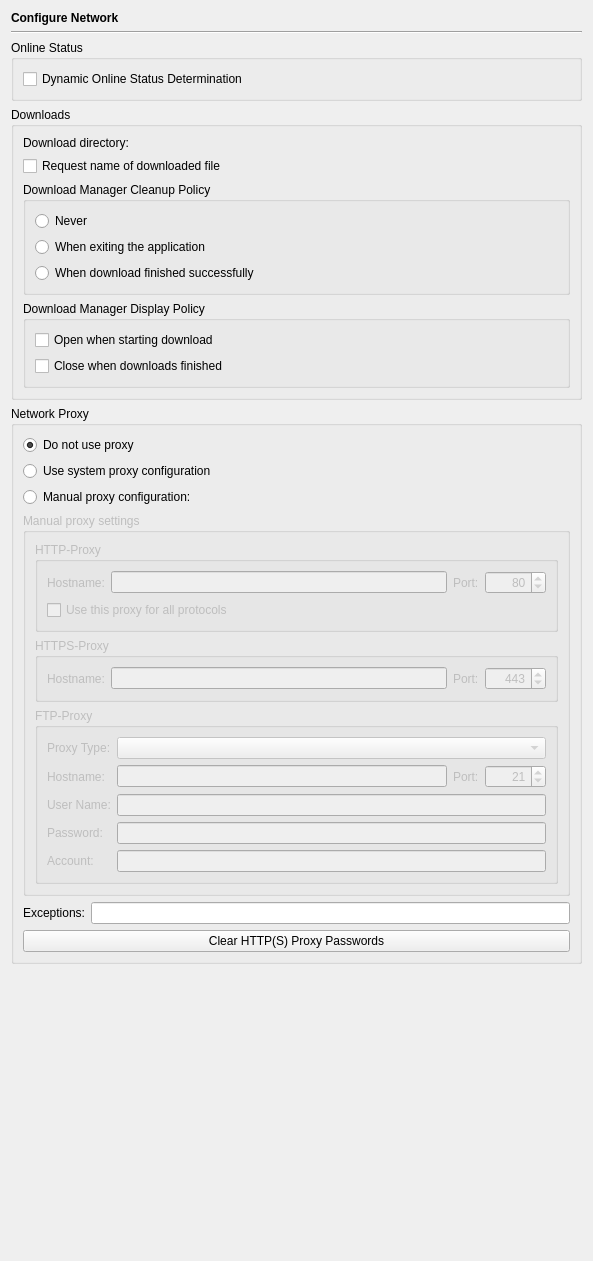
<?xml version="1.0" encoding="UTF-8"?>
<ui version="4.0">
 <class>NetworkPage</class>
 <widget class="QWidget" name="NetworkPage">
  <property name="geometry">
   <rect>
    <x>0</x>
    <y>0</y>
    <width>591</width>
    <height>1261</height>
   </rect>
  </property>
  <layout class="QVBoxLayout" name="verticalLayout_7">
   <item>
    <widget class="QLabel" name="headerLabel">
     <property name="text">
      <string>&lt;b&gt;Configure Network&lt;/b&gt;</string>
     </property>
    </widget>
   </item>
   <item>
    <widget class="Line" name="line9_3">
     <property name="frameShape">
      <enum>QFrame::HLine</enum>
     </property>
     <property name="frameShadow">
      <enum>QFrame::Sunken</enum>
     </property>
     <property name="orientation">
      <enum>Qt::Horizontal</enum>
     </property>
    </widget>
   </item>
   <item>
    <widget class="QGroupBox" name="groupBox_3">
     <property name="title">
      <string>Online Status</string>
     </property>
     <layout class="QVBoxLayout" name="verticalLayout_5">
      <item>
       <widget class="QCheckBox" name="dynamicOnlineCheckBox">
        <property name="toolTip">
         <string>Select to determine the online status dynamically (assume online if unchecked)</string>
        </property>
        <property name="text">
         <string>Dynamic Online Status Determination</string>
        </property>
       </widget>
      </item>
     </layout>
    </widget>
   </item>
   <item>
    <widget class="QGroupBox" name="groupBox_2">
     <property name="title">
      <string>Downloads</string>
     </property>
     <layout class="QVBoxLayout" name="verticalLayout_6">
      <item>
       <layout class="QHBoxLayout" name="horizontalLayout">
        <item>
         <widget class="QLabel" name="label_6">
          <property name="text">
           <string>Download directory:</string>
          </property>
         </widget>
        </item>
        <item>
         <widget class="E5PathPicker" name="downloadDirPicker" native="true">
          <property name="sizePolicy">
           <sizepolicy hsizetype="Expanding" vsizetype="Preferred">
            <horstretch>0</horstretch>
            <verstretch>0</verstretch>
           </sizepolicy>
          </property>
          <property name="focusPolicy">
           <enum>Qt::StrongFocus</enum>
          </property>
          <property name="toolTip">
           <string>Enter the download directory (leave empty to use the default location)</string>
          </property>
         </widget>
        </item>
       </layout>
      </item>
      <item>
       <widget class="QCheckBox" name="requestFilenameCheckBox">
        <property name="toolTip">
         <string>Select to ask the user for a download filename</string>
        </property>
        <property name="text">
         <string>Request name of downloaded file</string>
        </property>
       </widget>
      </item>
      <item>
       <widget class="QGroupBox" name="cleanupGroup">
        <property name="title">
         <string>Download Manager Cleanup Policy</string>
        </property>
        <layout class="QVBoxLayout" name="verticalLayout_2">
         <item>
          <widget class="QRadioButton" name="cleanupNeverButton">
           <property name="toolTip">
            <string>Select to never cleanup automatically</string>
           </property>
           <property name="text">
            <string>Never</string>
           </property>
          </widget>
         </item>
         <item>
          <widget class="QRadioButton" name="cleanupExitButton">
           <property name="toolTip">
            <string>Select to cleanup upon exiting</string>
           </property>
           <property name="text">
            <string>When exiting the application</string>
           </property>
          </widget>
         </item>
         <item>
          <widget class="QRadioButton" name="cleanupSuccessfulButton">
           <property name="toolTip">
            <string>Select to cleanup after a successful download</string>
           </property>
           <property name="text">
            <string>When download finished successfully</string>
           </property>
          </widget>
         </item>
        </layout>
       </widget>
      </item>
      <item>
       <widget class="QGroupBox" name="displayGroup">
        <property name="title">
         <string>Download Manager Display Policy</string>
        </property>
        <layout class="QVBoxLayout" name="verticalLayout_3">
         <item>
          <widget class="QCheckBox" name="openOnStartCheckBox">
           <property name="toolTip">
            <string>Select to open the download manager dialog when starting a download</string>
           </property>
           <property name="text">
            <string>Open when starting download</string>
           </property>
          </widget>
         </item>
         <item>
          <widget class="QCheckBox" name="closeOnFinishedCheckBox">
           <property name="toolTip">
            <string>Select to close the download manager dialog when the last download is finished</string>
           </property>
           <property name="text">
            <string>Close when downloads finished</string>
           </property>
          </widget>
         </item>
        </layout>
       </widget>
      </item>
     </layout>
    </widget>
   </item>
   <item>
    <widget class="QGroupBox" name="proxyGroup">
     <property name="toolTip">
      <string>Select to use a web proxy</string>
     </property>
     <property name="title">
      <string>Network Proxy</string>
     </property>
     <property name="checkable">
      <bool>false</bool>
     </property>
     <property name="checked">
      <bool>false</bool>
     </property>
     <layout class="QVBoxLayout" name="verticalLayout_4">
      <item>
       <widget class="QRadioButton" name="noProxyButton">
        <property name="toolTip">
         <string>Select to not use a network proxy</string>
        </property>
        <property name="text">
         <string>Do not use proxy</string>
        </property>
        <property name="checked">
         <bool>true</bool>
        </property>
       </widget>
      </item>
      <item>
       <widget class="QRadioButton" name="systemProxyButton">
        <property name="toolTip">
         <string>Select to use the system proxy configuration</string>
        </property>
        <property name="text">
         <string>Use system proxy configuration</string>
        </property>
       </widget>
      </item>
      <item>
       <widget class="QRadioButton" name="manualProxyButton">
        <property name="toolTip">
         <string>Select to use an application specific proxy configuration</string>
        </property>
        <property name="text">
         <string>Manual proxy configuration:</string>
        </property>
        <property name="checked">
         <bool>false</bool>
        </property>
       </widget>
      </item>
      <item>
       <widget class="QGroupBox" name="groupBox">
        <property name="enabled">
         <bool>false</bool>
        </property>
        <property name="title">
         <string>Manual proxy settings</string>
        </property>
        <property name="flat">
         <bool>false</bool>
        </property>
        <layout class="QVBoxLayout" name="verticalLayout">
         <item>
          <widget class="QGroupBox" name="groupBox_6">
           <property name="title">
            <string>HTTP-Proxy</string>
           </property>
           <layout class="QGridLayout" name="gridLayout_2">
            <item row="0" column="0">
             <widget class="QLabel" name="label_13">
              <property name="text">
               <string>Hostname:</string>
              </property>
             </widget>
            </item>
            <item row="0" column="1">
             <widget class="QLineEdit" name="httpProxyHostEdit">
              <property name="toolTip">
               <string>Enter the name of the HTTP proxy host</string>
              </property>
             </widget>
            </item>
            <item row="0" column="2">
             <widget class="QLabel" name="label_2">
              <property name="text">
               <string>Port:</string>
              </property>
             </widget>
            </item>
            <item row="0" column="3">
             <widget class="QSpinBox" name="httpProxyPortSpin">
              <property name="toolTip">
               <string>Enter the HTTP proxy port</string>
              </property>
              <property name="alignment">
               <set>Qt::AlignRight</set>
              </property>
              <property name="minimum">
               <number>1</number>
              </property>
              <property name="maximum">
               <number>65535</number>
              </property>
              <property name="value">
               <number>80</number>
              </property>
             </widget>
            </item>
            <item row="1" column="0" colspan="4">
             <widget class="QCheckBox" name="httpProxyForAllCheckBox">
              <property name="toolTip">
               <string>Select to use the HTTP proxy for all</string>
              </property>
              <property name="text">
               <string>Use this proxy for all protocols</string>
              </property>
             </widget>
            </item>
           </layout>
          </widget>
         </item>
         <item>
          <widget class="QGroupBox" name="groupBox_5">
           <property name="title">
            <string>HTTPS-Proxy</string>
           </property>
           <layout class="QHBoxLayout" name="horizontalLayout_2">
            <item>
             <widget class="QLabel" name="label_12">
              <property name="text">
               <string>Hostname:</string>
              </property>
             </widget>
            </item>
            <item>
             <widget class="QLineEdit" name="httpsProxyHostEdit">
              <property name="toolTip">
               <string>Enter the name of the HTTPS proxy host</string>
              </property>
             </widget>
            </item>
            <item>
             <widget class="QLabel" name="label_5">
              <property name="text">
               <string>Port:</string>
              </property>
             </widget>
            </item>
            <item>
             <widget class="QSpinBox" name="httpsProxyPortSpin">
              <property name="toolTip">
               <string>Enter the HTTPS proxy port</string>
              </property>
              <property name="alignment">
               <set>Qt::AlignRight</set>
              </property>
              <property name="minimum">
               <number>1</number>
              </property>
              <property name="maximum">
               <number>65535</number>
              </property>
              <property name="value">
               <number>443</number>
              </property>
             </widget>
            </item>
           </layout>
          </widget>
         </item>
         <item>
          <widget class="QGroupBox" name="groupBox_4">
           <property name="title">
            <string>FTP-Proxy</string>
           </property>
           <layout class="QGridLayout" name="gridLayout">
            <item row="0" column="0">
             <widget class="QLabel" name="label_8">
              <property name="text">
               <string>Proxy Type:</string>
              </property>
             </widget>
            </item>
            <item row="0" column="1" colspan="3">
             <widget class="QComboBox" name="ftpProxyTypeCombo">
              <property name="toolTip">
               <string>Select the type of the FTP proxy</string>
              </property>
             </widget>
            </item>
            <item row="1" column="0">
             <widget class="QLabel" name="label_3">
              <property name="text">
               <string>Hostname:</string>
              </property>
             </widget>
            </item>
            <item row="1" column="1">
             <widget class="QLineEdit" name="ftpProxyHostEdit">
              <property name="toolTip">
               <string>Enter the name of the FTP proxy host</string>
              </property>
             </widget>
            </item>
            <item row="1" column="2">
             <widget class="QLabel" name="label_7">
              <property name="text">
               <string>Port:</string>
              </property>
             </widget>
            </item>
            <item row="1" column="3">
             <widget class="QSpinBox" name="ftpProxyPortSpin">
              <property name="toolTip">
               <string>Enter the FTP proxy port</string>
              </property>
              <property name="alignment">
               <set>Qt::AlignRight</set>
              </property>
              <property name="minimum">
               <number>1</number>
              </property>
              <property name="maximum">
               <number>65535</number>
              </property>
              <property name="value">
               <number>21</number>
              </property>
             </widget>
            </item>
            <item row="2" column="0">
             <widget class="QLabel" name="label_9">
              <property name="text">
               <string>User Name:</string>
              </property>
             </widget>
            </item>
            <item row="2" column="1" colspan="3">
             <widget class="QLineEdit" name="ftpProxyUserEdit">
              <property name="toolTip">
               <string>Enter the user name for the proxy authentication</string>
              </property>
             </widget>
            </item>
            <item row="3" column="0">
             <widget class="QLabel" name="label_10">
              <property name="text">
               <string>Password:</string>
              </property>
             </widget>
            </item>
            <item row="3" column="1" colspan="3">
             <widget class="QLineEdit" name="ftpProxyPasswordEdit">
              <property name="toolTip">
               <string>Enter the password for the proxy authentication</string>
              </property>
              <property name="echoMode">
               <enum>QLineEdit::Password</enum>
              </property>
             </widget>
            </item>
            <item row="4" column="0">
             <widget class="QLabel" name="label_11">
              <property name="text">
               <string>Account:</string>
              </property>
             </widget>
            </item>
            <item row="4" column="1" colspan="3">
             <widget class="QLineEdit" name="ftpProxyAccountEdit">
              <property name="toolTip">
               <string>Enter the account info for the proxy authentication</string>
              </property>
             </widget>
            </item>
           </layout>
          </widget>
         </item>
        </layout>
       </widget>
      </item>
      <item>
       <layout class="QHBoxLayout" name="horizontalLayout_3">
        <item>
         <widget class="QLabel" name="label">
          <property name="text">
           <string>Exceptions:</string>
          </property>
         </widget>
        </item>
        <item>
         <widget class="QLineEdit" name="exceptionsEdit">
          <property name="toolTip">
           <string>Enter host names or IP-addresses for which the proxy is to be circumvented separated by ',' (wildcards * or ? may be used)</string>
          </property>
         </widget>
        </item>
       </layout>
      </item>
      <item>
       <widget class="QPushButton" name="clearProxyPasswordsButton">
        <property name="toolTip">
         <string>Press to clear the saved passwords for the Http(s) proxy</string>
        </property>
        <property name="text">
         <string>Clear HTTP(S) Proxy Passwords</string>
        </property>
       </widget>
      </item>
     </layout>
    </widget>
   </item>
   <item>
    <spacer>
     <property name="orientation">
      <enum>Qt::Vertical</enum>
     </property>
     <property name="sizeHint" stdset="0">
      <size>
       <width>571</width>
       <height>21</height>
      </size>
     </property>
    </spacer>
   </item>
  </layout>
 </widget>
 <customwidgets>
  <customwidget>
   <class>E5PathPicker</class>
   <extends>QWidget</extends>
   <header>E5Gui/E5PathPicker.h</header>
   <container>1</container>
  </customwidget>
 </customwidgets>
 <tabstops>
  <tabstop>dynamicOnlineCheckBox</tabstop>
  <tabstop>downloadDirPicker</tabstop>
  <tabstop>requestFilenameCheckBox</tabstop>
  <tabstop>cleanupNeverButton</tabstop>
  <tabstop>cleanupExitButton</tabstop>
  <tabstop>cleanupSuccessfulButton</tabstop>
  <tabstop>openOnStartCheckBox</tabstop>
  <tabstop>closeOnFinishedCheckBox</tabstop>
  <tabstop>noProxyButton</tabstop>
  <tabstop>systemProxyButton</tabstop>
  <tabstop>manualProxyButton</tabstop>
  <tabstop>httpProxyHostEdit</tabstop>
  <tabstop>httpProxyPortSpin</tabstop>
  <tabstop>httpProxyForAllCheckBox</tabstop>
  <tabstop>httpsProxyHostEdit</tabstop>
  <tabstop>httpsProxyPortSpin</tabstop>
  <tabstop>ftpProxyTypeCombo</tabstop>
  <tabstop>ftpProxyHostEdit</tabstop>
  <tabstop>ftpProxyPortSpin</tabstop>
  <tabstop>ftpProxyUserEdit</tabstop>
  <tabstop>ftpProxyPasswordEdit</tabstop>
  <tabstop>ftpProxyAccountEdit</tabstop>
  <tabstop>exceptionsEdit</tabstop>
  <tabstop>clearProxyPasswordsButton</tabstop>
 </tabstops>
 <resources/>
 <connections>
  <connection>
   <sender>manualProxyButton</sender>
   <signal>toggled(bool)</signal>
   <receiver>groupBox</receiver>
   <slot>setEnabled(bool)</slot>
   <hints>
    <hint type="sourcelabel">
     <x>100</x>
     <y>405</y>
    </hint>
    <hint type="destinationlabel">
     <x>83</x>
     <y>507</y>
    </hint>
   </hints>
  </connection>
  <connection>
   <sender>httpProxyForAllCheckBox</sender>
   <signal>toggled(bool)</signal>
   <receiver>groupBox_5</receiver>
   <slot>setDisabled(bool)</slot>
   <hints>
    <hint type="sourcelabel">
     <x>152</x>
     <y>515</y>
    </hint>
    <hint type="destinationlabel">
     <x>76</x>
     <y>561</y>
    </hint>
   </hints>
  </connection>
  <connection>
   <sender>httpProxyForAllCheckBox</sender>
   <signal>toggled(bool)</signal>
   <receiver>groupBox_4</receiver>
   <slot>setDisabled(bool)</slot>
   <hints>
    <hint type="sourcelabel">
     <x>170</x>
     <y>517</y>
    </hint>
    <hint type="destinationlabel">
     <x>116</x>
     <y>631</y>
    </hint>
   </hints>
  </connection>
 </connections>
</ui>
